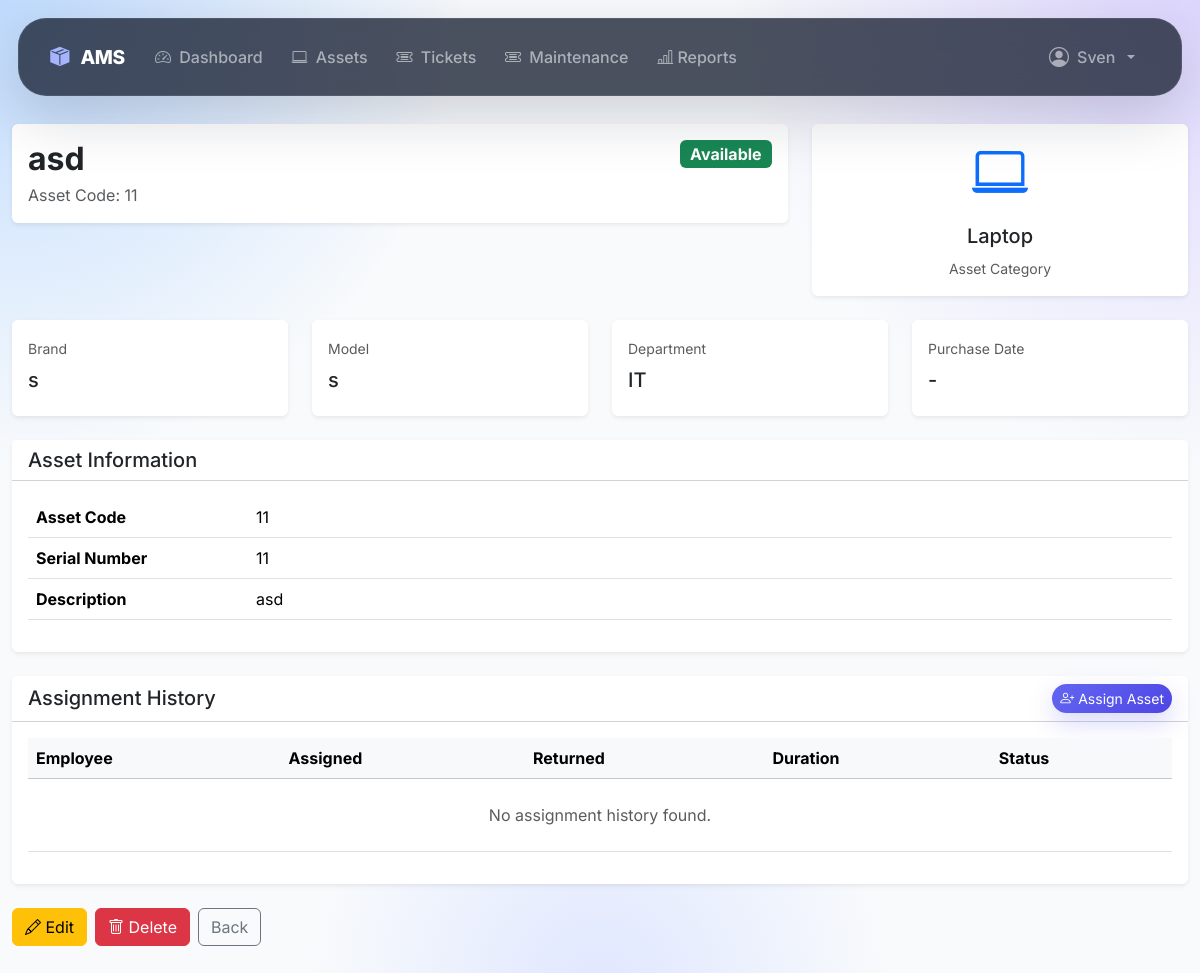
The page /assets/1/ (signed in) on the database its author committed.
### accounts/models.py (models this page shows, shortened)
class User(AbstractUser ,TimeStampedModel):
    class Roles(models.TextChoices):
        ADMIN = "admin", "Admin"
        MANAGER = "manager", "Manager"
        IT_EXPERT = "it_expert", "IT Expert"
        EMPLOYEE = "employee", "Employee"
    email = models.EmailField(
        unique=True
    )
    employee_id = models.CharField(
        max_length=20,
        unique=True,
        db_index=True,
        verbose_name="Employee ID"
    )
    role = models.CharField(
        max_length=20,
        choices=Roles.choices,
        default=Roles.EMPLOYEE,
        db_index=True,
    )
    phone_number = models.CharField(
        max_length=20,
        blank=True,
    )
    department = models.ForeignKey(
        Department,
        on_delete=models.SET_NULL,
        null=True,
        blank=True,
        related_name="users",
    )
    position = models.CharField(
        max_length=100,
        blank=True,
    )
    avatar = models.ImageField(
        upload_to="users/avatars/",
        blank=True,
        null=True,
    )
    class Meta:
        ordering = ["last_name", "first_name"]
        verbose_name = "User"
        verbose_name_plural = "Users"
        indexes = [
            models.Index(fields=["role"]),
        ]
    @property
    def is_staff_member(self):
        if self.is_superuser:
            return True
        return self.role in (
            self.Roles.ADMIN,
            self.Roles.MANAGER,
            self.Roles.IT_EXPERT,
        )
    @property
    def can_manage_assets(self):
        return self.is_staff_member

class Department(TimeStampedModel):
    name = models.CharField(
        max_length=100,
        unique=True
    )
    code = models.CharField(
        max_length=20,
        unique=True,
        blank=True
    )
    class Meta:
        ordering = ["name"]
        verbose_name = "Department"
        verbose_name_plural = "Departments"
    def __str__(self):
        return self.name

### assets/models.py (models this page shows, shortened)
class Asset(TimeStampedModel):
    class AssetStatus(models.TextChoices):
        AVAILABLE = "available", "Available"
        ASSIGNED = "assigned", "Assigned"
        UNDER_REPAIR = "under_repair", "Under Repair"
        RETIRED = "retired", "Retired"
    name = models.CharField(max_length=255)
    asset_code = models.CharField(
        max_length=50,
        unique=True,  # unique خودش index می‌سازه
    )
    serial_number = models.CharField(
        max_length=100,
        unique=True,
        blank=True,
        null=True
    )
    brand = models.CharField(max_length=100, blank=True)
    model = models.CharField(max_length=100, blank=True)
    category = models.ForeignKey(
        AssetCategory,
        on_delete=models.PROTECT,
        related_name="assets",
    )
    department = models.ForeignKey(
        "accounts.Department",
        on_delete=models.SET_NULL,
        null=True,
        blank=True,
        related_name="assets",
    )
    status = models.CharField(
        max_length=20,
        choices=AssetStatus.choices,
        default=AssetStatus.AVAILABLE,
        db_index=True,
    )
    purchase_date = models.DateField(null=True, blank=True)
    description = models.TextField(blank=True)
    @property
    def is_available(self) -> bool:
        return self.status == self.AssetStatus.AVAILABLE
    @property
    def current_assignment(self):
        return self.assignments.filter(returned_at__isnull=True).first()
    @property
    def current_holder(self):
        assignment = self.current_assignment
        return assignment.employee if assignment else None
    class Meta:
        verbose_name = "Asset"
        verbose_name_plural = "Assets"
        ordering = ["asset_code"]

class AssetCategory(TimeStampedModel):
    name = models.CharField(max_length=100, unique=True)
    description = models.TextField(blank=True)
    def __str__(self) -> str:
        return self.name
    class Meta:
        verbose_name = "Asset Category"
        verbose_name_plural = "Asset Categories"
        ordering = ["name"]

### assets/views.py (the view, shortened to what this page needs)
# urls.py: path("<int:pk>/",views.AssetDetailView.as_view(),name="asset-detail"),
class AssetDetailView(
    LoginRequiredMixin,
    DetailView
):
    model = Asset
    template_name = "assets/asset_detail.html"
    context_object_name = "asset"
    def get_queryset(self):
        return (
            Asset.objects
            .select_related(
                "category",
                "department",
            )
            .prefetch_related(
                Prefetch(
                    "assignments",
                    queryset=(
                        AssetAssignment.objects
                        .select_related("employee")
                        .order_by("-assigned_at")
                    ),
                )
            )
        )
    def dispatch(
        self,
        request,
        *args,
        **kwargs
    ):
        asset = self.get_object()
        if request.user.can_manage_assets:
            return super().dispatch(
                request,
                *args,
                **kwargs,
            )
    def get_context_data(
        self,
        **kwargs
    ):
        context = super().get_context_data(
            **kwargs
        )
        context["assignments"] = (
            self.object.assignments.all()
        )
        context["current_holder"] = (
            self.object.current_holder
        )
        context["current_assignment"] = (
            self.object.current_assignment
        )
        return context

### assets/templates/assets/asset_detail.html (shortened to what this page needs)
{% extends "base.html" %}
{% block content %}
<div class="row mb-4">
    <div class="col-lg-8">
        <div class="card border-0 shadow-sm">
            <div class="card-body">
                <div class="d-flex justify-content-between align-items-start">
                    <div>
                        <h2 class="fw-bold mb-1">
                            {{ asset.name }}
                        </h2>
                        <p class="text-muted mb-0">
                            Asset Code: {{ asset.asset_code }}
                        </p>
                    </div>
                    <div>
                        {% if asset.status == "available" %}
                            <span class="badge bg-success fs-6">
                                Available
                            </span>
                        {% elif asset.status == "assigned" %}
                            <span class="badge bg-primary fs-6">
                                Assigned
                            </span>
                        {% elif asset.status == "under_repair" %}
                            <span class="badge bg-warning text-dark fs-6">
                                Under Repair
                            </span>
                        {% else %}
                            <span class="badge bg-secondary fs-6">
                                Retired
                            </span>
                        {% endif %}
                    </div>
                </div>
            </div>
        </div>
    </div>
    <div class="col-lg-4">
        <div class="card border-0 shadow-sm">
            <div class="card-body text-center">
                <i class="bi bi-laptop display-4 text-primary"></i>
                <h5 class="mt-3">
                    {{ asset.category }}
                </h5>
                <small class="text-muted">
                    Asset Category
                </small>
            </div>
        </div>
    </div>
</div>
<div class="row mb-4">
    <div class="col-md-3">
        <div class="card border-0 shadow-sm h-100">
            <div class="card-body">
                <small class="text-muted">
                    Brand
                </small>
                <h5 class="mt-2">
                    {{ asset.brand|default:"-" }}
                </h5>
            </div>
        </div>
    </div>
    <div class="col-md-3">
        <div class="card border-0 shadow-sm h-100">
            <div class="card-body">
                <small class="text-muted">
                    Model
                </small>
                <h5 class="mt-2">
                    {{ asset.model|default:"-" }}
                </h5>
            </div>
        </div>
    </div>
    <div class="col-md-3">
        <div class="card border-0 shadow-sm h-100">
            <div class="card-body">
                <small class="text-muted">
                    Department
                </small>
                <h5 class="mt-2">
                    {{ asset.department|default:"-" }}
                </h5>
            </div>
        </div>
    </div>
    <div class="col-md-3">
        <div class="card border-0 shadow-sm h-100">
            <div class="card-body">
                <small class="text-muted">
                    Purchase Date
                </small>
                <h5 class="mt-2">
                    {{ asset.purchase_date|default:"-" }}
                </h5>
            </div>
        </div>
    </div>
</div>
<div class="card border-0 shadow-sm mb-4">
    <div class="card-header bg-white">
        <h5 class="mb-0">
            Asset Information
        </h5>
    </div>
    <div class="card-body">
        <table class="table align-middle">
            <tr>
                <th width="220">Asset Code</th>
                <td>{{ asset.asset_code }}</td>
            </tr>
            <tr>
                <th>Serial Number</th>
                <td>{{ asset.serial_number|default:"-" }}</td>
            </tr>
            <tr>
                <th>Description</th>
                <td>{{ asset.description|default:"No description" }}</td>
            </tr>
        </table>
    </div>
</div>
<div class="card border-0 shadow-sm">
    <div class="card-header bg-white d-flex justify-content-between align-items-center">
        <h5 class="mb-0">
            Assignment History
        </h5>
        {% if user.can_manage_assets and asset.is_available %}
        <a href="{% url 'asset-assign' asset.pk %}"
           class="btn btn-primary btn-sm">
            <i class="bi bi-person-plus"></i>
            Assign Asset
        </a>
        {% endif %}
    </div>
    <div class="card-body">
        <div class="table-responsive">
            <table class="table table-hover align-middle">
                <thead class="table-light">
                    <tr>
                        <th>Employee</th>
                        <th>Assigned</th>
                        <th>Returned</th>
                        <th>Duration</th>
                        <th>Status</th>
                    </tr>
                </thead>
                <tbody>
                {% for assignment in assignments %}
                    <tr>
                        <td>
                            <strong>
                                {{ assignment.employee }}
                            </strong>
                        </td>
                        <td>
                            {{ assignment.assigned_at|date:"Y-m-d H:i" }}
                        </td>
                        <td>
                            {{ assignment.returned_at|date:"Y-m-d H:i"|default:"-" }}
                        </td>
                        <td>
                            {{ assignment.duration_days }} days
                        </td>
                        <td>
                            {% if assignment.is_active %}
                                <span class="badge bg-success">
                                    Active
                                </span>
                            {% else %}
                                <span class="badge bg-secondary">
                                    Returned
                                </span>
                            {% endif %}
                        </td>
                    </tr>
                {% empty %}
                    <tr>
                        <td colspan="5" class="text-center text-muted py-4">
                            No assignment history found.
                        </td>
                    </tr>
                {% endfor %}
                </tbody>
            </table>
        </div>
    </div>
</div>
<div class="mt-4 d-flex gap-2">
    {% if user.can_manage_assets %}
        <a href="{% url 'asset-update' asset.pk %}"
           class="btn btn-warning">
            <i class="bi bi-pencil"></i>
            Edit
        </a>
        <a href="{% url 'asset-delete' asset.pk %}"
           class="btn btn-danger">
            <i class="bi bi-trash"></i>
            Delete
        </a>
    {% endif %}
    <a href="{% url 'asset-list' %}"
       class="btn btn-outline-secondary">
        Back
    </a>
</div>
{% endblock %}

### templates/base.html (shortened to what this page needs)
<!DOCTYPE html>
<html lang="en">
<head>
    <link href="https://cdn.jsdelivr.net/npm/bootstrap@5.3.3/dist/css/bootstrap.min.css"
          rel="stylesheet">
    <link href="https://cdn.jsdelivr.net/npm/bootstrap-icons@1.11.0/font/bootstrap-icons.css"
          rel="stylesheet">
    <link href="https://cdn.jsdelivr.net/npm/bootstrap@5.3.3/dist/css/bootstrap.min.css" rel="stylesheet">
    <link href="https://cdn.jsdelivr.net/npm/bootstrap-icons@1.11.0/font/bootstrap-icons.css" rel="stylesheet">
</head>
<body>
{% if user.is_authenticated %}
<nav class="navbar navbar-expand-lg navbar-dark">
    <div class="container-fluid">
        <a class="navbar-brand" href="{% url 'dashboard' %}">
            <i class="bi bi-box-seam-fill me-2"></i>
            AMS
        </a>
        <div class="collapse navbar-collapse" id="navbarNav">
            <ul class="navbar-nav me-auto">
                <li class="nav-item">
                    <a class="nav-link"
                       href="{% url 'dashboard' %}">
                        <i class="bi bi-speedometer2 me-1"></i>
                        Dashboard
                    </a>
                </li>
                <li class="nav-item">
                    <a class="nav-link"
                       href="{% url 'asset-list' %}">
                        <i class="bi bi-laptop me-1"></i>
                        Assets
                    </a>
                </li>
                <li class="nav-item">
                    <a class="nav-link"
                       href="{% url 'ticket-list' %}">
                        <i class="bi bi-ticket-detailed me-1"></i>
                        Tickets
                    </a>
                </li>
                <li class="nav-item">
                    <a class="nav-link"
                       href="{% url 'maintenance-log-list' %}">
                        <i class="bi bi-ticket-detailed me-1"></i>
                        Maintenance
                    </a>
                </li>
                <li class="nav-item">
                    <a class="nav-link" href="{% url 'reports' %}">
                        <i class="bi bi-bar-chart-line"></i>
                        Reports
                    </a>
                </li>
            </ul>
            <ul class="navbar-nav">
                <li class="nav-item dropdown">
                    <a class="nav-link dropdown-toggle d-flex align-items-center gap-2"
                       href="#"
                       data-bs-toggle="dropdown">
                        {% if user.avatar %}
                            <img src="{{ user.avatar.url }}"
                                 class="user-avatar">
                        {% else %}
                            <i class="bi bi-person-circle fs-5"></i>
                        {% endif %}
                        <span>
                            {{ user.get_full_name|default:user.username }}
                        </span>
                    </a>
                </li>
            </ul>
        </div>
    </div>
</nav>
{% endif %}
<main class="container-fluid">
    {% block content %}{% endblock %}
</main>
</body>
</html>

### rows shown on the page
User: get_full_name "Sven"
Asset: name "asd", asset_code "11", category "Laptop", brand "s", model "s", department "IT", purchase_date "-", serial_number "11", description "asd"
